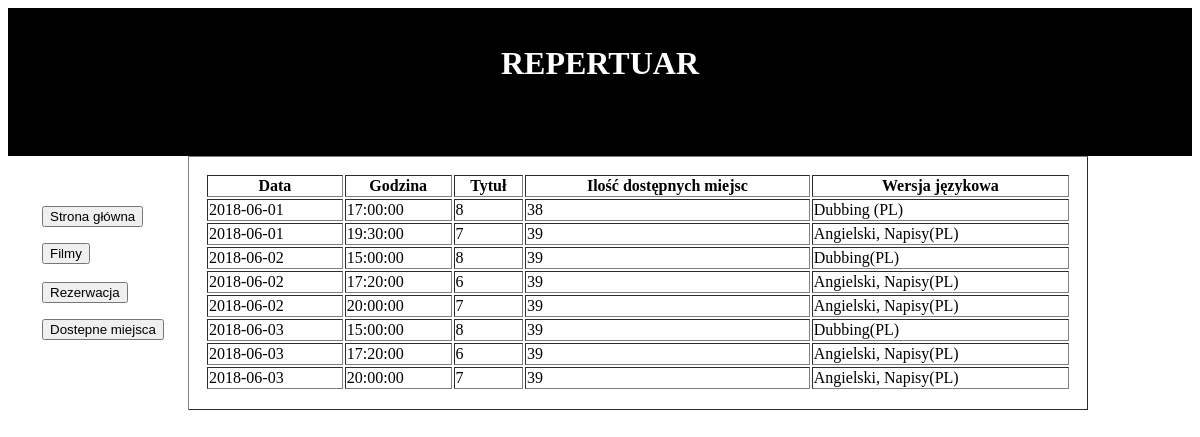
/PHP/repertuar.php, run on the app's committed database.
### tables this page shows
CREATE TABLE `seanse` (
  `IdSeansu` int(11) NOT NULL,
  `IdFilmu` int(11) NOT NULL,
  `Data` date NOT NULL,
  `Godzina` time NOT NULL,
  `Ilosc_miejsc` int(11) NOT NULL,
  `Wersja_jezykowa` text NOT NULL
);

### PHP/repertuar.php (the view, shortened to what this page needs)
<?php
	require_once"connect.php";
	$polaczenie = @new mysqli($host, $db_user, $db_password, $db_name);
	$sql = "SELECT * FROM seanse";
	$records=mysqli_query($polaczenie, $sql);
?>
<html lang = "pl">
<head>
</head>
<body>
<table width="900" border = "1" cellpaddin ="1" cellspacing = "1">
<tr>
<th>Data</th>
<th>Godzina</th>
<th>Tytuł</th>
<th>Ilość dostępnych miejsc</th>
<th>Wersja językowa</th>
</tr>
<?php
	while($seanse=mysqli_fetch_assoc($records))
{
	echo "<tr>";
	echo "<td>".$seanse['Data']."</td>";
	echo "<td>".$seanse['Godzina']."</td>";
	echo "<td>".$seanse['IdFilmu']."</td>";
	echo "<td>".$seanse['Ilosc_miejsc']."</td>";
	echo "<td>".$seanse['Wersja_jezykowa']."</td>";
	echo"</tr>";
}
?>
</head>
<body>
<header>
	<h1 style="font-seize:80px;">REPERTUAR</h1><br/><br/>
</header>
<nav>
<form action="index.php"method="post">
<input type = "submit"value = "Strona główna"/>
</form>
<form action="filmy_na_ekranie.php"method="post">
<input type = "submit"value = "Filmy"/>
<br></br>
<form action="zaloguj.php"method="post">
<input type = "submit"value = "Rezerwacja"/>
</form>
<form action="dostepne_miejsca.php"method="post">
	<input type="submit" value="Dostepne miejsca"/>
	</form>
	<br></br>
</nav>
</body>
</html>

### PHP/repertuar.php (style rules this page uses)
header, footer { padding: 1em; color: white; background-color: black; clear: left; text-align: center; }
nav { float: left; max-width: 100px; margin: 2; padding: 2em; background-color: white; }
article,table { display: table; border-collapse: separate; border-spacing: 2px; border-color: gray; background-color: white; margin-left: 180px; border-left: 1px solid gray; padding: 1em; overflow: hidden; }

### data on the page
seanse: Data "2018-06-01", Godzina "17:00:00", IdFilmu "8", Ilosc_miejsc "38", Wersja_jezykowa "Dubbing (PL)"
seanse: Data "2018-06-01", Godzina "19:30:00", IdFilmu "7", Ilosc_miejsc "39", Wersja_jezykowa "Angielski, Napisy(PL)"
seanse: Data "2018-06-02", Godzina "15:00:00", IdFilmu "8", Ilosc_miejsc "39", Wersja_jezykowa "Dubbing(PL)"
seanse: Data "2018-06-02", Godzina "17:20:00", IdFilmu "6", Ilosc_miejsc "39", Wersja_jezykowa "Angielski, Napisy(PL)"
seanse: Data "2018-06-02", Godzina "20:00:00", IdFilmu "7", Ilosc_miejsc "39", Wersja_jezykowa "Angielski, Napisy(PL)"
seanse: Data "2018-06-03", Godzina "15:00:00", IdFilmu "8", Ilosc_miejsc "39", Wersja_jezykowa "Dubbing(PL)"
seanse: Data "2018-06-03", Godzina "17:20:00", IdFilmu "6", Ilosc_miejsc "39", Wersja_jezykowa "Angielski, Napisy(PL)"
seanse: Data "2018-06-03", Godzina "20:00:00", IdFilmu "7", Ilosc_miejsc "39", Wersja_jezykowa "Angielski, Napisy(PL)"
